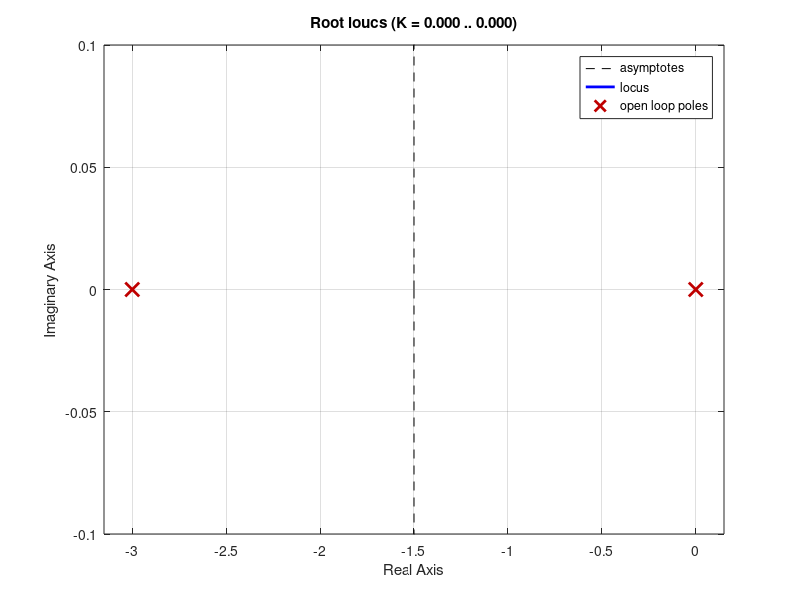

MATLAB code for this plot:
F = zpk([-5],[-1],[1])
G = zpk([],[-3],[1])
H = zpk([],[0],[1])

T1 = series(G,H)
T2 = feedback(T1,1,+1)
T = parallel(T2,F)

step(T)

rlocus(-T1)